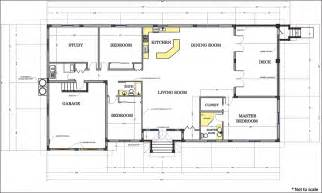
#> input picture LinkIt/Deprecated/code.jpg, 322 x 193 px
$ python pillow.py 1.0 1.0
#> lines starting #> are read from the running program, lines starting #| are printed output that depends on the picture
from PIL import Image, ImageDraw
import sys
RAD = 5
def translate(value, coordMin, coordMax, mapMin, mapMax):
    # Figure out how 'wide' each range is
    coordSpan = coordMax - coordMin
    mapSpan = mapMax - mapMin
    # Convert the left range into a 0-1 range (float)
    valueScaled = float(value - coordMin) / float(coordSpan)
    # Convert the 0-1 range into a value in the right range.
    return mapMin + (valueScaled * mapSpan)

xy = [float(sys.argv[1]), float(sys.argv[2])]
imageFile = "code.jpg"
im = Image.open(imageFile)
#> im is the input picture: PIL image 322x193 RGB; mean R, G, B 238.1, 238, 237.3
draw = ImageDraw.Draw(im)
x = translate(xy[1], 0, 11.31, 0, im.size[0])
#> x = 28.47
y = translate(xy[0], 0, 9.4, 0, im.size[1])
#> y = 20.53
draw.ellipse([x-RAD, y-RAD, x+RAD, y+RAD], fill =128)
del draw
im.save('location.png')
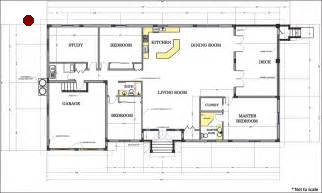
#> saved as location.png: PIL image 322x193 RGB; mean R, G, B 237.9, 237.6, 236.9
im.show()
